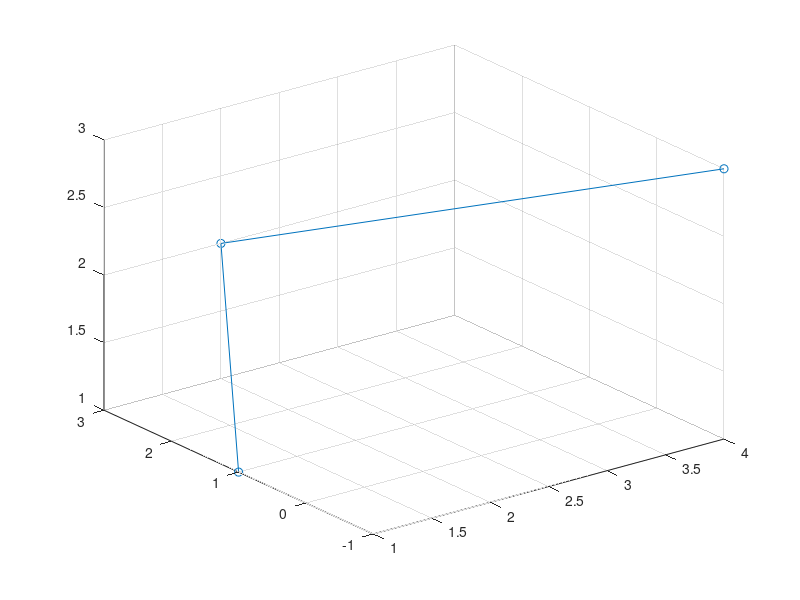

This figure's MATLAB source: (Note: this script raises an error after producing the figure.)
clear 
clc

% Paraetro t 
t = 0:.01:1;
% Definicion de los puntos de control 
V=[1 2 4 ;1 3 -1 ; 1 2 3 ];
% Poligono de control 
figure(1)
plot3(V(1,:),V(2,:),V(3,:),'-o'), grid on 
 
a = size(V); 
n = a(2); % Grado del polinomio
s = size(t);
m = s(2);
x = zeros(n,m);
y = zeros(n,m);
z = zeros(n,m);

% construccion de la curva de Bezier 

for i=1:n 
    for i1=0:m
    x(i,i1) = V(1,i).*nchoosek(n,i1).*((1-t).^(n-i1)).*(t.^i1);
    y(i,i1) = V(2,i).*nchoosek(n,i1).*((1-t).^(n-i1)).*(t.^i1);
    z(i,i1) = V(3,i).*nchoosek(n,i1).*((1-t).^(n-i1)).*(t.^i1);
    end
end

hold on 
plot3(x,y,z)

